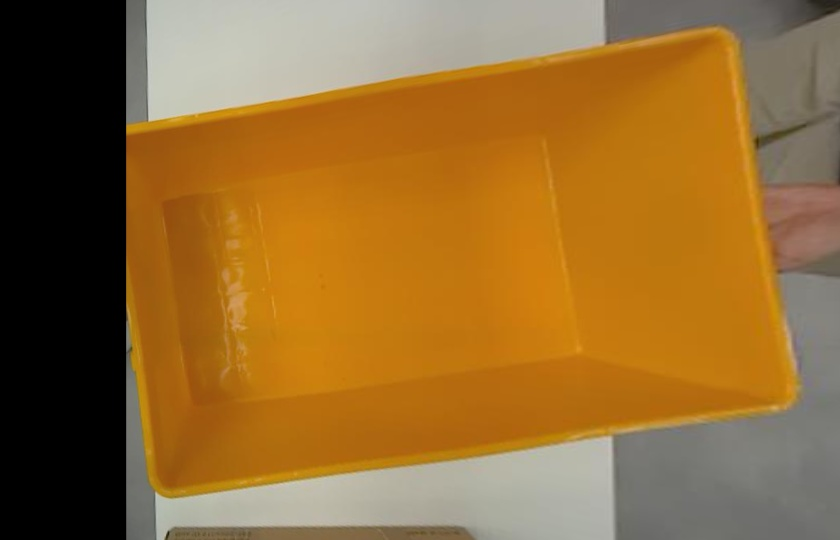
#> input picture LGES/case_detection/staged_bin_bev/10.jpg, 840 x 540 px
$ python -i bin_roi.py   (imports and definitions only)
#> lines starting #> are read from the running program, lines starting #| are printed output that depends on the picture; after the words box and inside, x2 and y2 are one past the last pixel; in counts of white or black regions, pixels touching at a corner belong together
"""Locate the yellow source bin and crop to its interior.

The clear case always sits inside the opaque yellow bin, so finding the bin
first turns "detect a transparent object anywhere" into "search a small, clean
ROI". The bin is bright and opaque -> trivial HSV colour segmentation.
"""

from __future__ import annotations

import sys
from pathlib import Path

import cv2
import numpy as np

sys.path.insert(0, str(Path(__file__).resolve().parent))
import config as cfg


def find_bin(rgb: np.ndarray) -> tuple[int, int, int, int] | None:
    """Bounding box (x, y, w, h) of the yellow bin, or None if not found.

    rgb is in camera RGB order (as stored by capture.py).
    """
    h, w = rgb.shape[:2]
#> h = 540; w = 840
    hsv = cv2.cvtColor(rgb, cv2.COLOR_RGB2HSV)
#> hsv: shape (540, 840, 3); mean H, S, V 18.4, 136.6, 147
    mask = cv2.inRange(hsv, cfg.BIN_HSV_LO, cfg.BIN_HSV_HI)
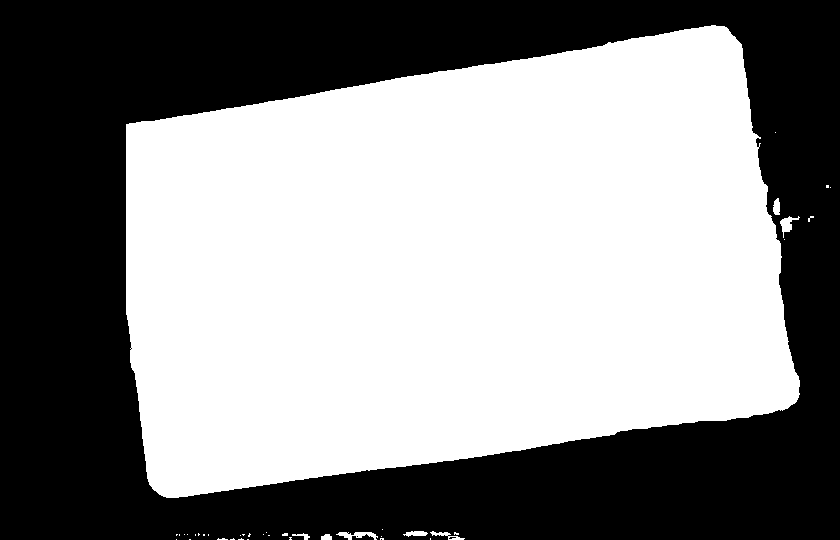
#> mask: shape (540, 840); 54.7% white; 5 black regions (3 under 20 px), largest, box (x1, y1, x2, y2) and area: (0, 0, 840, 540) 205472, (352, 534, 374, 540) 75
    # OPEN first to split the source bin from adjacent yellow objects + drop
    # speckle; then CLOSE to fill the bin interior.
    mask = cv2.morphologyEx(mask, cv2.MORPH_OPEN, np.ones((7, 7), np.uint8))
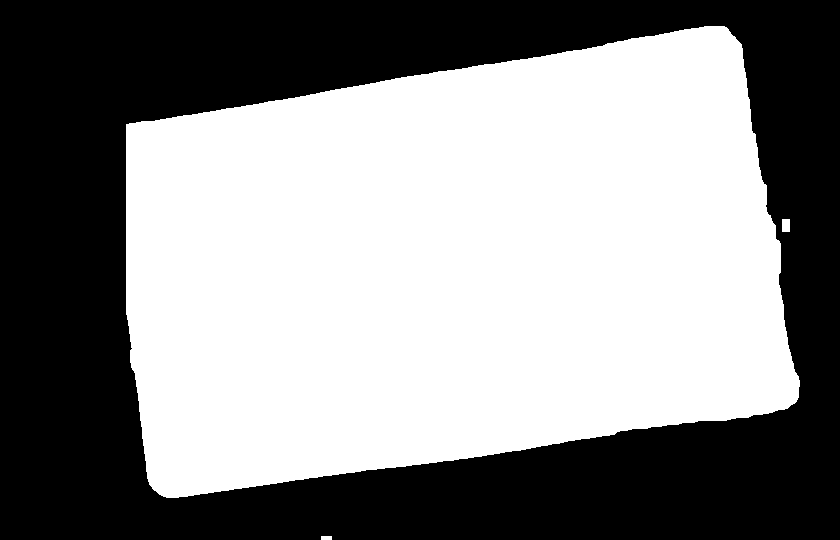
#> mask: shape (540, 840); 54.5% white; 1 black region, box (x1, y1, x2, y2) and area: (0, 0, 840, 540) 206360
    mask = cv2.morphologyEx(mask, cv2.MORPH_CLOSE, np.ones((15, 15), np.uint8))
#> mask: shape (540, 840); 54.5% white; 1 black region
    contours, _ = cv2.findContours(mask, cv2.RETR_EXTERNAL, cv2.CHAIN_APPROX_SIMPLE)
#> contours = 2 contours; box (x1, y1, x2, y2) and area: (126, 26, 800, 498) 246350, (321, 536, 332, 540) 30
    cand = [c for c in contours if cv2.contourArea(c) >= cfg.BIN_MIN_AREA_FRAC * h * w]
#> cand = 1 contour; box (x1, y1, x2, y2) and area: (126, 26, 800, 498) 246350
    if not cand:
        return None
    # Several yellow bins can be in view; pick the one whose box center is
    # nearest the image center (the source bin the head is aimed at), not the
    # largest. If your source bin isn't centered, set cfg.BIN_ROI instead.
    cx, cy = w / 2.0, h / 2.0
#> cx = 420; cy = 270

    def center_dist(c):
        x, y, bw, bh = cv2.boundingRect(c)
#> x = 126; y = 26; bw = 674; bh = 472
        return abs(x + bw / 2 - cx) + abs(y + bh / 2 - cy)

    return cv2.boundingRect(min(cand, key=center_dist))


def inset_bbox(bbox: tuple[int, int, int, int], frac: float | None = None):
    """Shrink a bbox inward by `frac` on each side (default cfg.BIN_INSET_FRAC)."""
    if frac is None:
        frac = cfg.BIN_INSET_FRAC
    x, y, w, h = bbox
    ix, iy = int(w * frac), int(h * frac)
    return (x + ix, y + iy, w - 2 * ix, h - 2 * iy)


def crop(img: np.ndarray, bbox: tuple[int, int, int, int]) -> np.ndarray:
    x, y, w, h = bbox
    return img[y:y + h, x:x + w]


# [3 lines not run here, left out]

>>> import cv2
>>> picture = cv2.cvtColor(cv2.imread('staged_bin_bev/10.jpg'), cv2.COLOR_BGR2RGB)
>>> result = find_bin(picture)
#> result = (126, 26, 674, 472)

$ run again, on LGES/case_detection/staged_bin_bev/104.jpg
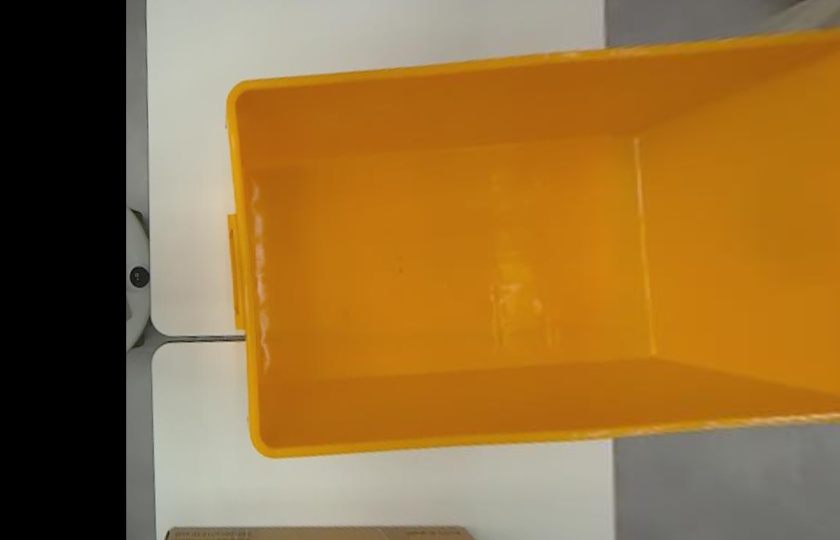
#> input picture LGES/case_detection/staged_bin_bev/104.jpg, 840 x 540 px
#> hsv: shape (540, 840, 3); mean H, S, V 18.9, 129.2, 149.7
#> in find_bin, `mask = cv2.inRange(hsv, cfg.BIN_HSV_LO, cfg.BIN_HSV_HI)`:
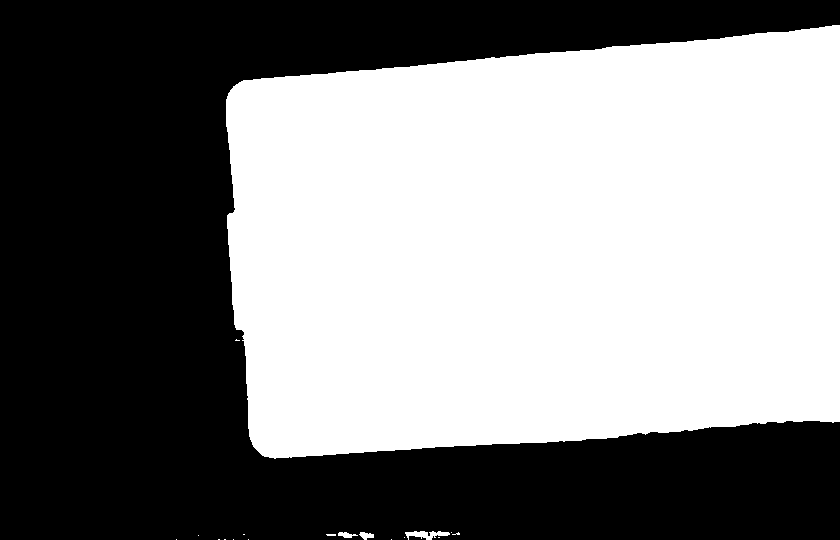
#> mask: shape (540, 840); 51.6% white; 2 black regions, box (x1, y1, x2, y2) and area: (0, 0, 840, 540) 219580, (409, 536, 426, 540) 52
#> in find_bin, `mask = cv2.morphologyEx(mask, cv2.MORPH_OPEN, np.ones((7, 7), np.uint8))`:
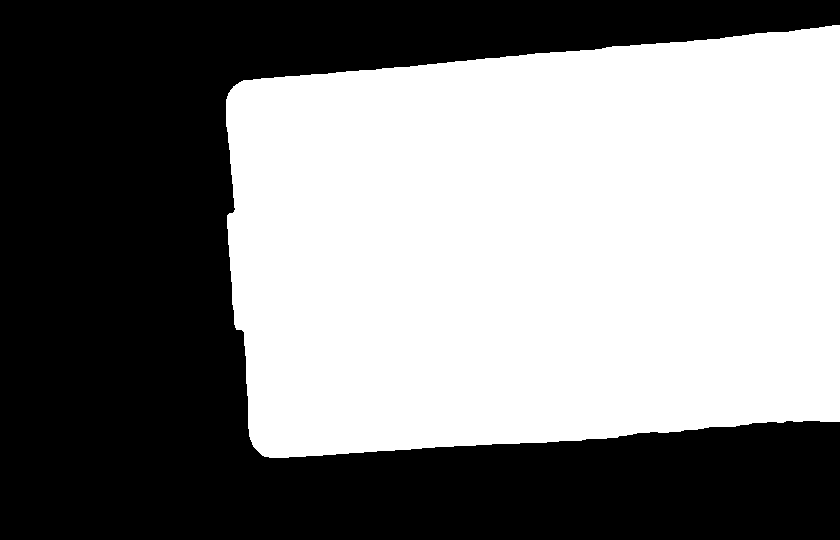
#> mask: shape (540, 840); 51.5% white; 1 black region, box (x1, y1, x2, y2) and area: (0, 0, 840, 540) 220103
#> contours = 1 contour; box (x1, y1, x2, y2) and area: (226, 25, 840, 458) 232559
#> cand has the same summary as contours
#> x = 226; y = 25; bw = 614; bh = 433
#> result = (226, 25, 614, 433)

$ run again, on LGES/case_detection/staged_bin_bev/107.jpg
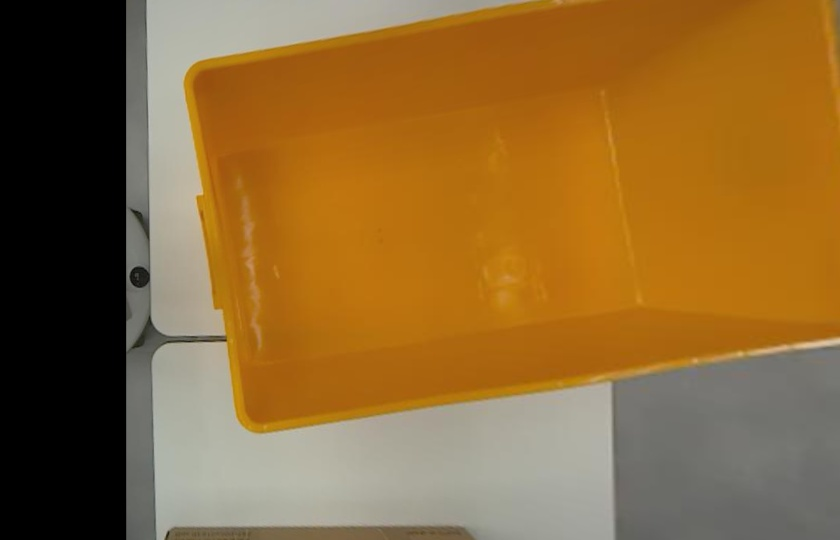
#> input picture LGES/case_detection/staged_bin_bev/107.jpg, 840 x 540 px
#> hsv: shape (540, 840, 3); mean H, S, V 19, 129.6, 140.6
#> in find_bin, `mask = cv2.inRange(hsv, cfg.BIN_HSV_LO, cfg.BIN_HSV_HI)`:
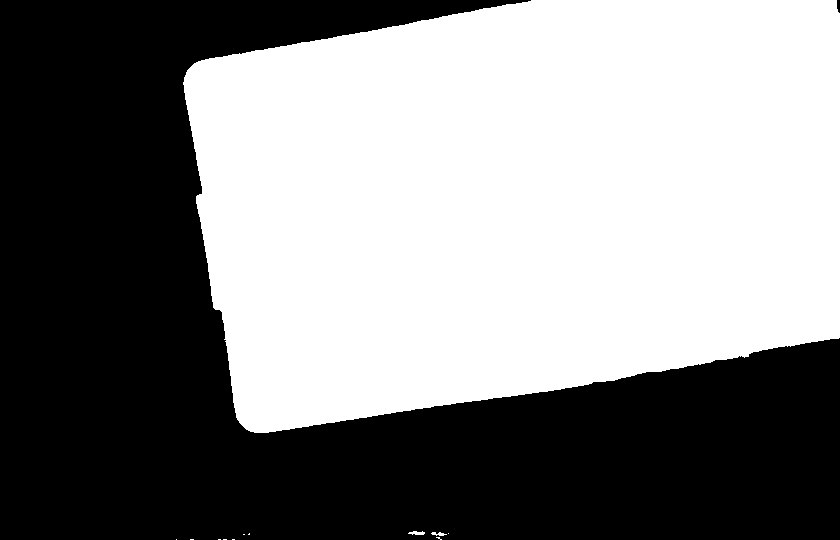
#> mask: shape (540, 840); 52.4% white; 2 black regions, box (x1, y1, x2, y2) and area: (0, 0, 840, 540) 215864, (837, 0, 840, 13) 34
#> contours = 1 contour; box (x1, y1, x2, y2) and area: (184, 0, 840, 433) 236820
#> cand has the same summary as contours
#> x = 184; y = 0; bw = 656; bh = 433
#> result = (184, 0, 656, 433)
